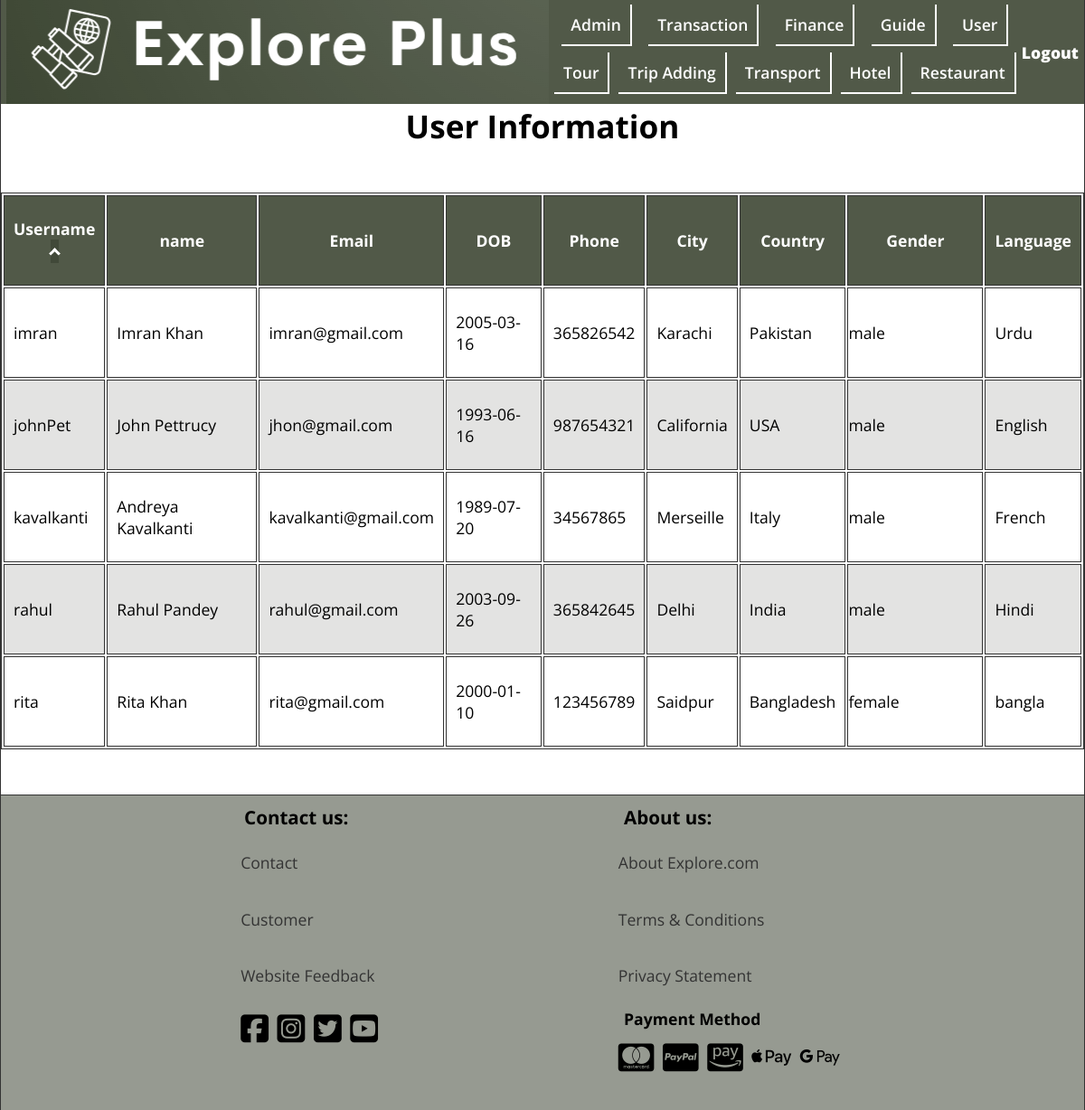
The page /Admin/user_list.php on the database as committed earlier.
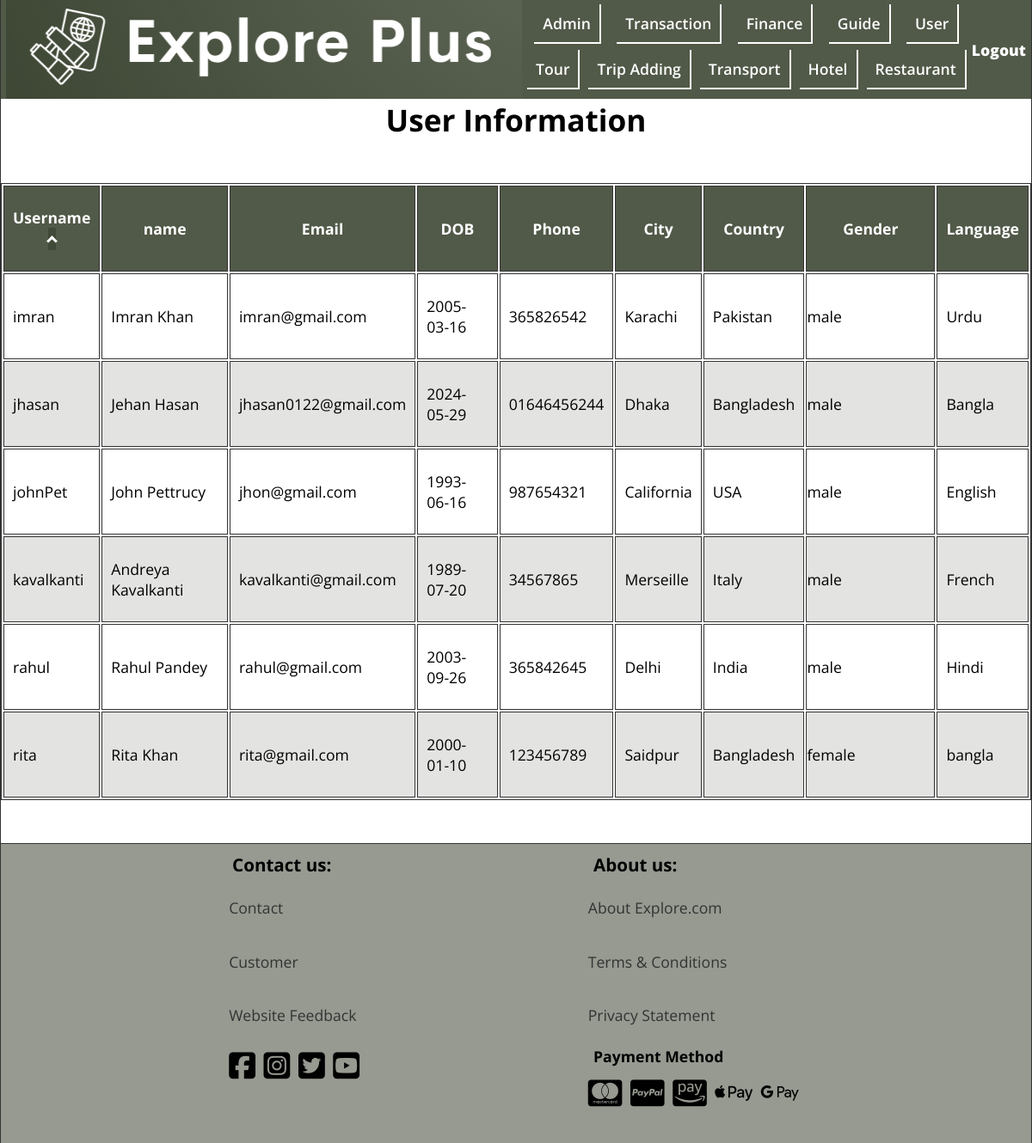
The same page on the database as committed later.
### tables this page shows
CREATE TABLE `userpro` (
  `username` varchar(50) NOT NULL,
  `password` varchar(500) DEFAULT NULL,
  `email` varchar(100) DEFAULT NULL,
  `date_of_birth` date DEFAULT NULL,
  `phone` varchar(20) DEFAULT NULL,
  `city` varchar(50) DEFAULT NULL,
  `country` varchar(50) DEFAULT NULL,
  `past_trip` varchar(100) DEFAULT NULL,
  `gender` varchar(10) DEFAULT NULL,
  `language` varchar(20) DEFAULT NULL,
  `name` varchar(50) DEFAULT NULL,
  `photo` blob DEFAULT NULL,
  `varification_code` varchar(256) NOT NULL,
  `is_varified` int(10) NOT NULL DEFAULT 0
);

### Admin/user_list.php (the view, shortened to what this page needs)
<?php
$conn = mysqli_connect("localhost","root","","explore_plus");
$result = mysqli_query($conn,"SELECT * FROM userpro");
$users = mysqli_fetch_all($result,MYSQLI_ASSOC);
?>
<!DOCTYPE html>
<html lang="en">
<head>
    <link rel="stylesheet" href="../css/style.css">
    <link rel="stylesheet" href="https://cdnjs.cloudflare.com/ajax/libs/font-awesome/6.5.1/css/all.min.css" />
</head>
<body>
<header class="header admin">
    <div class="header__logo">
        <figure>
            <img src="../img/logo3.png" alt="logo" title="logo" height="115" width="600">
        </figure>
    </div>
    <nav class="header__nav nav__admin">
        <ul class="header__ul header__admin">
            <li><a href="admin.php">Admin</a></li>
            <li><a href="transaction.php">Transaction</a></li>
            <li><a href="finance.php">Finance</a></li>
            <li><a href="guide.php">Guide</a></li>
            <li><a href="user_list.php">User</a></li>
        </ul>
        <ul class="header__ul header__admin">
            <li><a href="tour_condition.php">Tour</a></li>
            <li><a href="trip_crud/trip_adding.php">Trip Adding</a></li>
            <li><a href="transportation_info.php">Transport</a></li>
            <li><a href="hotel_info.php">Hotel</a></li>
            <li><a href="restaurant_info.php">Restaurant</a></li>
        </ul>
    </nav>
    <div class="admin__logout"><a href="admin_login.php">Logout</a></div>
</header>
<main class="main main__table-container">
    <form action="">
    <h1 class="center">User Information</h1>
    <table class="main__table transportation">
        <thead>
        <tr>
            <th id="menu-id" scope="col" class="table__head">Username <br><p><button type="submit" name="usernameUp" class="up_btn"><i class="arrow up"></i></button></p></th>
            <th id="breakfast" scope="col" class="table__head">name</th>
            <th id="breakfast" scope="col" class="table__head">Email</th>
            <th id="breakfast-cost" scope="col" class="table__head">DOB</th>
            <th id="lunch" scope="col" class="table__head">Phone</th>
            <th id="lunch-cost" scope="col" class="table__head">City</th>
            <th id="dinner" scope="col" class="table__head">Country</th>
            <th id="dinner-cost" scope="col" class="table__head">Gender</th>
            <th id="edit" scope="col" class="table__head">Language</th>
        </tr>
        </thead>
        <tbody class="table__body">
        <?php foreach ($users as $user): ?>
            <tr>
                <td class="table__item"><?php echo $user['username'] ?></td>
                <td class="table__item"><?php echo $user['name'] ?></td>
                <td class="table__item"><?php echo $user['email'] ?></td>
                <td class="table__item"><?php echo $user['date_of_birth'] ?></td>
                <td class="table__item"><?php echo $user['phone'] ?></td>
                <td class="table__item"><?php echo $user['city'] ?></td>
                <td class="table__item"><?php echo $user['country'] ?></td>
                <td class="table__item"><?php echo $user['gender'] ?></td>
                <td class="table__item"><?php echo $user['language'] ?></td>
            </tr>
        <?php endforeach; ?>
        </tbody>
    </table>
    </form>
</main>
<footer class="footer admin-foot">
    <div class="footer__contact">
        <h3 class="footer__h3">Contact us:</h3>
        <ul class="footer__ul">
            <li><a href="../footerPage/contact_us.html">Contact</a></li>
            <li><a href="../footerPage/customer.html">Customer</a></li>
            <li><a href="../footerPage/website_feedback.php">Website Feedback</a></li>
        </ul>
        <div class="footer__icons">
            <i class="fa-brands fa-square-facebook"></i>
            <i class="fa-brands fa-square-instagram"></i>
            <i class="fa-brands fa-square-twitter"></i>
            <i class="fa-brands fa-square-youtube"></i>
        </div>
    </div>
    <div class="footer__about">
        <h3 class="footer__h3">About us:</h3>
        <ul class="footer__ul">
            <li><a href="../footerPage/about__us.html">About Explore.com</a></li>
            <li><a href="../footerPage/terms_condition.html">Terms &amp; Conditions</a></li>
            <li><a href="../footerPage/privacy_statement.html">Privacy Statement</a></li>
        </ul>
        <h4 class="footer__h3">Payment Method</h4>
        <div class="footer__icons">
            <i class="fa-brands fa-cc-mastercard"></i>
            <i class="fa-brands fa-cc-paypal"></i>
            <i class="fa-brands fa-cc-amazon-pay"></i>
            <i class="fa-brands fa-apple-pay"></i>
            <i class="fa-brands fa-google-pay"></i>
        </div>
    </div>
</footer>

### css/style.css (style rules this page uses)
*, *::after, *::before { margin: 0; padding: 0; box-sizing: border-box; }
img { display: block; max-width: 100%; height: auto; }
input, textarea, button, select { font: inherit; }
:root { --FF: 'Open Sans', sans-serif; --FS: clamp(1rem,2.2vh,1.5rem); --FS-BIG: 2rem; --FF-HEADING: 'Fugus One', 'Cursive'; --BGCOLOR: #f5f8fe; --BGCOLOR-FADE: #0c93a7; --BGCOLOR-FADE-MAX: #61aeac; --FOOTER-BGCOLOR: #accfd5; --COLOR: #f9efa0; --COLOR-FADE: rgba(248, 223, 171, 0.41); --BODY-BGCOLOR: #fff; --FONT-COLOR: #000; --LIST-BGCOLOR: #f5f7f8; --BORDER-COLOR: #333; --BGIMAGE: linear-gradient(to bottom,var(--BGCOLOR),var(--BGCOLOR-FADE)); --BGIMAGE-MAX: linear-gradient(to bottom,var(--BGCOLOR),var(--BGCOLOR-FADE),var(--BGCOLOR-FADE-MAX)); --HEIGHTLIGHT-BGCOLOR: #439fa8; --HIGHLIGHT-COLOR: #fff; --HEADER-COLOR: #fff; --HEADER-BGCOLOR: #000; --NAV-BGCOLOR: #fff; --HERO-BGCOLOR: rgba(51,178,51,0.75); --BUTTON-BGCOLOR: #000; --BUTTON-COLOR: #fff; --HEADER-LINK-COLOR: #fff; --HEADER-LINK-HOVER: #ffffff; --LINK-COLOR: #333; --LINK-HOVER: rgba(51, 51, 51, 0.5); --ADMIN-BGCOLOR: #515948; --ADMIN-FOOTER-COLOR: rgba(64, 72, 55, 0.55); --BORDER: 1px solid var(--BORDER-COLOR); --BORDER-RADIUS: 15px; --BORDER-LITE-RADIUS: 5px; --PADDING-TB: 0.25em; --PADDING-SIDE: 2.5%; --MARGIN: clamp(1em,2.5vh,1.5em); --TEST1 : #020202; --TEST2: yellow; --TEST3: green; --TEST4: blue; --TEST5: purple; }
.center { text-align: center; }
html { scroll-behavior: smooth; font-size: var(--FS); font-family: var(--FF); background-color: var(--BGCOLOR); background-image: var(--BGIMAGE); background-repeat: no-repeat; background-size: cover; }
body { background-color: var(--BODY-BGCOLOR); min-height: 100vh; max-height: 800vh; min-width: 1200px; margin: 0 auto; border-left: var(--BORDER); border-right: var(--BORDER); box-shadow: 0 0 10px var(--BORDER-COLOR); }
p { line-height: 1.5; }
a:any-link { color: var(--LINK-COLOR); text-decoration: none; }
.header { display: flex; justify-content: space-evenly; align-items: center; background-color: #439fa8;; position: sticky; top: 0; z-index: 1; }
.header__ul { font-weight: 600; min-width: 500px; display: flex; justify-content: space-evenly; align-items: center; gap: 10px; padding-bottom: 7px; }
.header__ul li { padding: 10px; border-right: 2px solid white; border-bottom: 2px solid white; }
.admin__logout a { font-weight: 900; color: #ffffff; }
.footer { position: relative; bottom: 0; display: flex; justify-content: space-evenly; border-top: var(--BORDER); background-color: var(--FOOTER-BGCOLOR); padding: var(--PADDING-TB); }
.footer li { padding: 1.1em 0; list-style-type: none; }
.footer__icons { padding-top: 0.5em; padding-bottom: 2em; align-items: center; }
.footer__icons i { font-size: 2rem; padding-right: 5px; }
.footer__h3 { padding: var(--PADDING-TB) var(--PADDING-SIDE); }
.header__ul { list-style-type: none; }
.header__ul a:any-link { color: var(--HEADER-LINK-COLOR); }
.main { min-height: 70vh; }
.main__table { margin: 50px auto; border: var(--BORDER); }
.main__table tr { height: 100px; }
.table__head, .table__item { padding: 10px; border: var(--BORDER); }
.table__body tr:nth-child(even) { background-color: #e3e3e2; }
.table__head { background-color: var(--ADMIN-BGCOLOR); color: var(--HIGHLIGHT-COLOR); }
.table__body td:nth-child(8) { width: 150px; height: 100px; padding: 0; }
.admin { background-color: var(--ADMIN-BGCOLOR); }
.admin-foot { background-color: var(--ADMIN-FOOTER-COLOR); }
.arrow { border: solid white; border-width: 0 3px 3px 0; display: inline-block; padding: 3px; }
.up { transform: rotate(-135deg); -webkit-transform: rotate(-135deg); }
.up_btn { background-color: #414939; color: white; border: 0; }

Rows that differ between the two databases and show on the page:
added userpro: username "jhasan", name "Jehan Hasan", email "jhasan0122@gmail.com", date_of_birth "2024-05-29", phone "01646456244", city "Dhaka", country "Bangladesh", gender "male", language "Bangla"
